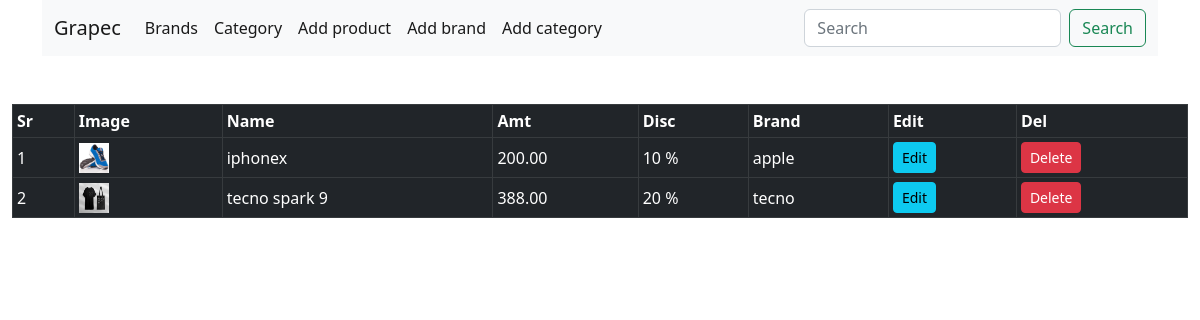
The app's page /admin (signed in), older data.
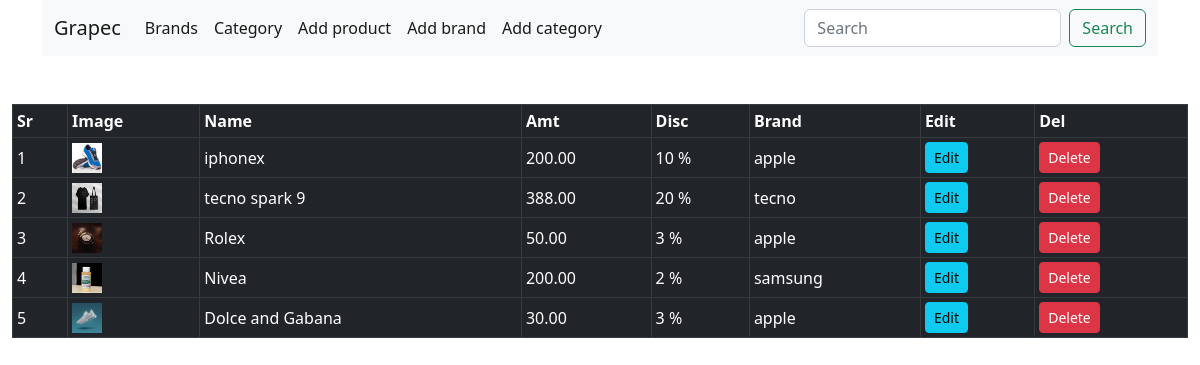
The same page, newer data.
### shop/products/models.py (models this page shows, shortened)
class Addproduct(db.Model):
    __searchbale__ = ['name', 'desc']
    id = db.Column(db.Integer, primary_key=True)
    name = db.Column(db.String(80), nullable=False)
    price = db.Column(db.Numeric(10,2), nullable=False)
    discount = db.Column(db.Integer, default=0)
    stock= db.Column(db.Integer, nullable=False)
    colors=db.Column(db.Text, nullable=False)
    desc = db.Column(db.Text, nullable=False)
    pub_date = db.Column(db.DateTime, nullable=False, default=datetime.utcnow)
    brand_id = db.Column(db.Integer, db.ForeignKey('brand.id'), nullable=False)
    brand = db.relationship('Brand', backref=db.backref('brands', lazy=True))
    category_id = db.Column(db.Integer, db.ForeignKey('category.id'), nullable=False)
    category = db.relationship('Category', backref=db.backref('categories', lazy=True))
    image_1 = db.Column(db.String(150), nullable=False, default='image.jpg')
    image_2 = db.Column(db.String(150), nullable=False, default='image.jpg')
    image_3 = db.Column(db.String(150), nullable=False, default='image.jpg')

class Brand(db.Model):
    id= db.Column(db.Integer, primary_key=True)
    name = db.Column(db.String(30), nullable=False, unique=True)

### shop/admin/routes.py (the view)
@app.route('/admin')
def admin():
    if 'email' not in session:
        flash(f'please login in first', 'danger')
        return redirect(url_for('login'))
    products = Addproduct.query.all()
    return render_template('admin/index.html',title='Admin page', products=products )

### shop/templates/admin/index.html (shortened to what this page needs)
{% extends 'layout.html' %}
{% block content %}
<div class="container">
  <nav class="navbar navbar-expand-lg bg-light">
      <div class="container-fluid">
        <a class="navbar-brand" href="/admin">Grapec</a>
        <div class="collapse navbar-collapse" id="navbarSupportedContent">
          <ul class="navbar-nav me-auto mb-2 mb-lg-0">
            <li class="nav-item">
              <a class="nav-link active" aria-current="page" href="/brands">Brands</a>
            </li>
            <li class="nav-item">
              <a class="nav-link active" aria-current="page" href="/category">Category</a>
            </li>
            <li class="nav-item">
              <a class="nav-link active" aria-current="page" href="/addproduct">Add product</a>
            </li>
            <li class="nav-item">
              <a class="nav-link active" aria-current="page" href="/addbrand">Add brand</a>
            </li>
            <li class="nav-item">
              <a class="nav-link active" aria-current="page" href="/addcat">Add category</a>
            </li>
          </ul>
          <form class="d-flex" role="search" action="{{url_for('result')}}">
            <input class="form-control me-2" type="search" name="q" placeholder="Search" aria-label="Search">
            <button class="btn btn-outline-success" type="submit">Search</button>
          </form>
        </div>
      </div>
    </nav>
  </div>
<div class=" mt-5">
    <div class="table-responsive-md container-xxl">
    <table class="table table-sm table-bordered table-dark align-middle" >
        <thead>
            <tr>
            <th scope="col">Sr</th>
            <th scope="col">Image</th>
            <th scope="col">Name</th>
            <th scope="col">Amt</th>
            <th scope="col">Disc</th>
            <th scope="col">Brand</th>
            <th scope="col">Edit</th>
            <th scope="col">Del</th>
        </tr>
        </thead>
        <tbody>
          {% for product in products %}
          <tr>
            <td>{{loop.index}}</td>
            <td> <img src="{{url_for('static',filename='images/' + product.image_1)}}" alt="{{product.name}}" width="30" height="30"></td>
            <td>{{ product.name }}</td>
            <td>{{ product.price }}</td>
            <td>{{ product.discount }} %</td>
            <td>{{ product.brand.name}}</td>
            <td> <a href="{{url_for('updateproduct', id=product.id)}}" class="btn btn-sm btn-info">Edit </a> </td>
            <td> <button type="button" class="btn btn-danger btn-sm" data-bs-toggle="modal" data-bs-target="#exampleModal-{{product.id}}">
              Delete
            </button></td>
          </tr>
          {% endfor %}
        </tbody>
    </table>
  </div>
</div>
{% endblock content %}

Row changes from the older to the newer data that the page shows:
added Addproduct: image_1 (picture), name "Rolex", price "50.00", discount "3", brand.name "apple"
added Addproduct: image_1 (picture), name "Nivea", price "200.00", discount "2", brand.name "samsung"
added Addproduct: image_1 (picture), name "Dolce and Gabana", price "30.00", discount "3", brand.name "apple"
